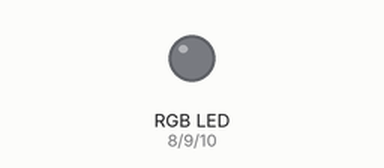
Simulated run of this sketch. Board: Arduino Uno, built with avr-gcc and run on an emulated ATmega328P. Shown: an RGB LED mixed from three pins (HIGH = lit). Dim RGB values are drawn brighter than linear; random numbers use the default seed unless the sketch sets one.

Above: at 0.1 s.
At 4.1 s:
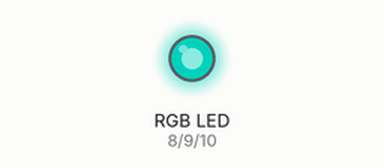
At 9.1 s:
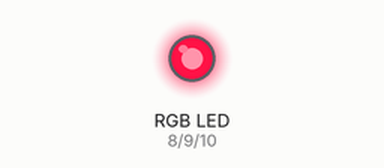
At 19.1 s:
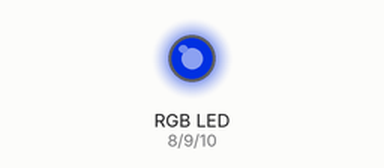
At 29.1 s:
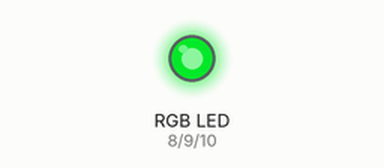
At 39.1 s:
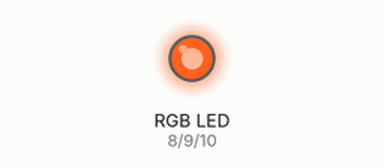
Timing chart, 0 to 40.0 s (numbered marks = the images above):
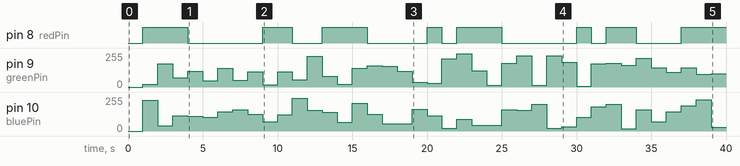

Measured:
- by itself, pin 8 (redPin): LOW → HIGH at 1.0 s, → LOW 3.0 s later, → HIGH 5.0 s later, → LOW 2.0 s later, … (15 changes in this stretch)
- by itself, pin 9 (greenPin): 0/255 → 19/255 at 1.0 s, → 175/255 1.0 s later, → 68/255 1.0 s later, → 120/255 1.0 s later, … (39 changes in this stretch)

The sketch:

Blink_RGB.ino
```cpp
int redPin = 8;
int greenPin = 9;
int bluePin = 10;


long maximum=1000;
long prev =0;
long myTimer;

void setup()
{
  pinMode(redPin,OUTPUT);
  pinMode(greenPin,OUTPUT);
  pinMode(bluePin,OUTPUT);

}
void loop()
{

 myTimer=millis();
  if(myTimer-prev>=maximum)
  {
    prev=myTimer;

  colorRGB(random(0,255),random(0,255),random(0,255));
  }
}
void colorRGB(int red,int green,int blue)
{
 analogWrite(redPin,constrain(red,0,255));
 analogWrite(greenPin,constrain(green,0,255));
 analogWrite(bluePin,constrain(blue,0,255));
}
```
